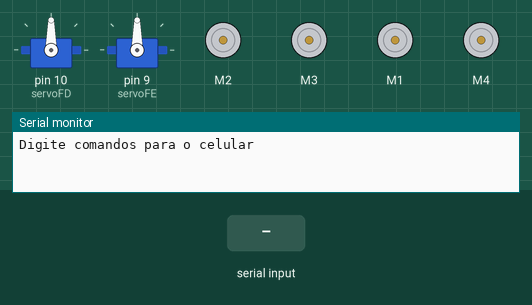
Recording of a sketch running on a simulated Arduino Mega 2560, built with avr-gcc and run on an emulated ATmega2560. Shown: 2 × servo, 4 × DC motor (green arrow = forward, orange = backward, longer = faster), the last lines printed to the serial monitor. Inputs (shaded band) come from the test bench.

Above: at 1.2 s.
1.3 s: "f" received over the second serial link
At 2.1 s:
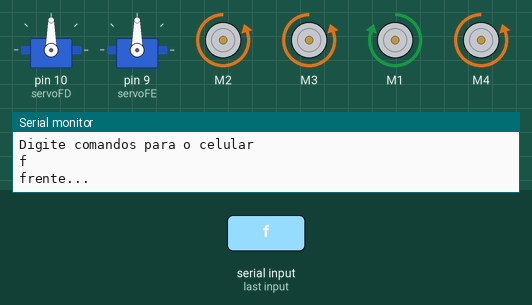
3.8 s: "t" received over the second serial link
At 4.5 s:
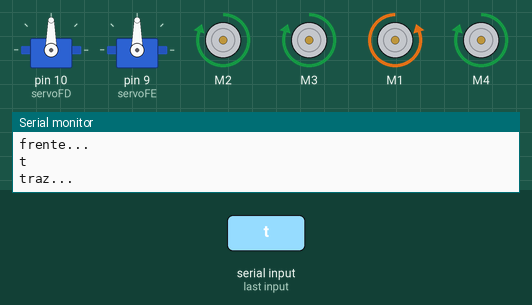
Timing chart, 0 to 6.8 s (numbered marks = the images above; inputs shaded):
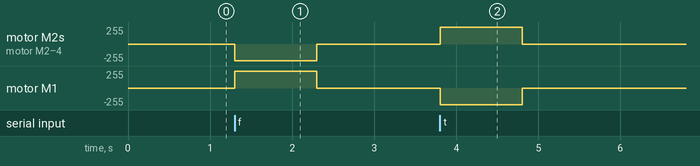

Measured:
- after the input at 1.3 s, motor M2–4: stopped → backward 254/255 at once, → stopped 1.0 s later; motor M1: stopped → forward 254/255 at once, → stopped 1.0 s later
- after the input at 3.8 s, motor M2–4: stopped → forward 254/255 at once, → stopped 1.0 s later; motor M1: stopped → backward 254/255 at once, → stopped 1.0 s later

The sketch:

RoverBluetooth_4srvs_4dcs.ino
```cpp
#include <SoftwareSerial.h>
#include <AFMotor.h>
#include <Servo.h>

/* SERVOS SHIELD AFMOTOR*/
// Cria servo objeto para controlar um servo
Servo servoFD;
Servo servoFE;
// Variável para guardar a posição do servo
int posFD = 0;
int posFE = 0;

/* MODULO BLUETOOTH */
//Uno  SoftwareSerial mySerial (2, 3);
//mega SoftwareSerial mySerial(51, 50);
SoftwareSerial bluetooth(51, 50);
// Stores response of bluetooth device
char comando = "";

/* SHIELD AFMOTOR  */
AF_DCMotor et(3);
AF_DCMotor ef(2);
AF_DCMotor df(1);
AF_DCMotor dt(4);
int velocidade = 254;

void setup()
{
  /* MODULO BLUETOOTH */
  Serial.begin(9600);
  Serial.println("Digite comandos para o celular");
  bluetooth.begin(9600);

  // Conecta o servo no pino 10 para o servo objeto
  servoFD.attach(10);
  servoFE.attach(9);

  /* SHIELD AFMOTOR  */
  parar();

  direita();
}

void parar(){
  ef.setSpeed(0);
  ef.run(RELEASE);
  et.setSpeed(0);
  et.run(RELEASE);
  df.setSpeed(0);
  df.run(RELEASE);
  dt.setSpeed(0);
  dt.run(RELEASE);
}

void frente(){
  ef.setSpeed(velocidade);
  ef.run(BACKWARD);
  df.setSpeed(velocidade);
  df.run(FORWARD);
  et.setSpeed(velocidade);
  et.run(BACKWARD);
  dt.setSpeed(velocidade);
  dt.run(BACKWARD);
}


void traz(){
  ef.setSpeed(velocidade);
  ef.run(FORWARD);
  df.setSpeed(velocidade);
  df.run(BACKWARD);
  et.setSpeed(velocidade);
  et.run(FORWARD);
  dt.setSpeed(velocidade);
  dt.run(FORWARD);
}

void direita(){
  // Aumenta o ângulo de 0 graus até X graus
  /*for(int pos = 0; pos <= 15; pos += 1)
  {
    servoFD.write(pos);
    delay(15);
  }*/
  // Diminui o ângulo de X graus até 0 graus
  /*for(int pos = 15; pos>=0; pos-=1)
  {*/

    //servoFE.write(0);
    //delay(1000);
    //servoFD.write(0);
    //delay(1000);
  //}
}

void centro(){

}


void loop()
{
  // Read device output if available.
  while (bluetooth.available()) {
    comando = (char)bluetooth.read();
    delay(2);
    Serial.println(comando);
    switch (comando){
      case 'f':
        frente();
        Serial.println("frente...");
      break;
      case 'p':
        parar();
        Serial.println("parar...");
      break;
      case 't':
        traz();
        Serial.println("traz...");
      break;
      case 'd':
        //direita();
        Serial.println("direita...");
      break;
      case 'e':
        //esquerda();
        Serial.println("esquerda...");
      break;
      default :
        parar();
        Serial.println("parar default...");
      break;
    }
    delay(1000);
    comando = ""; // No repeats
    parar();
  }

  // Read user input if available.
  if (Serial.available())
  {
    delay(10); // The DELAY!
    bluetooth.write(Serial.read());
  }

}// END loop()  
```
